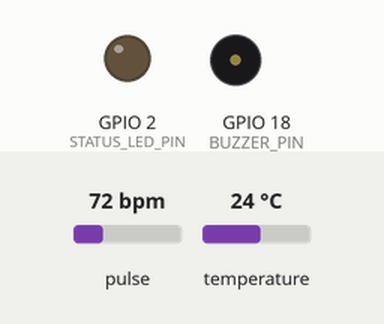
The sketch below on a simulated ESP32. On the bench: output pins drawn as LEDs (lit = HIGH), buzzer (waves = sounding, pin HIGH). The inputs (shaded band) are chosen by the test bench; at power-on: temperature 24 °C, pulse 72 bpm. WiFi joins after 1.5 s; servers stay silent unless stated; uploads are accepted with an empty reply; random numbers use the default seed unless the sketch sets one; what the sketch prints to the serial monitor is not drawn.

Above: at 1.1 s.
4.1 s: temperature set to 37.9 °C
8.3 s: temperature set to 39 °C
At 13.04 s:
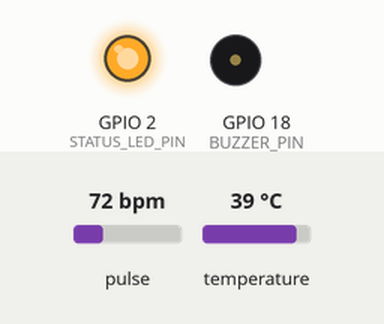
23.5 s: temperature set to 12 °C
27.0 s: temperature set to 41 °C
Timing chart, 0 to 33.0 s (numbered marks = the images above; inputs shaded):
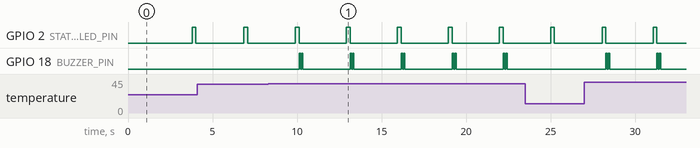

The sketch:

covid_patient_monitor.ino
```cpp
/*
 * =========================================================================================
 * Smart Patient Health Monitoring System - ESP32 Firmware
 * =========================================================================================
 *
 * Target Microcontroller: ESP32 Dev Module (ESP-WROOM-32)
 * Primary Sensors:
 *   1. MAX30102 / MAX30100 Pulse Oximeter & Heart Rate Sensor (I2C)
 *   2. DS18B20 Digital Body Temperature Sensor (1-Wire)
 * Local Indicators:
 *   - GPIO 2:  Status / Telemetry TX LED
 *   - GPIO 18: Audio Alert Buzzer (Triggers local alarm on Critical Hypoxia)
 *
 * Hardware Connections:
 *   MAX30102:
 *     - VCC  -> ESP32 3.3V
 *     - GND  -> ESP32 GND
 *     - SDA  -> ESP32 GPIO 21
 *     - SCL  -> ESP32 GPIO 22
 *   DS18B20:
 *     - VCC  -> ESP32 3.3V
 *     - GND  -> ESP32 GND
 *     - DATA -> ESP32 GPIO 4 (with 4.7k ohm pull-up resistor to 3.3V)
 *   Buzzer:
 *     - POS  -> ESP32 GPIO 18
 *     - NEG  -> ESP32 GND
 *
 * Required Arduino IDE Libraries:
 *   - ArduinoJson (by Benoit Blanchon, v6 or v7)
 *   - SparkFun MAX3010x Pulse and Proximity Sensor Library
 *   - OneWire (by Paul Stoffregen)
 *   - DallasTemperature (by Miles Burton)
 * =========================================================================================
 */

#include <WiFi.h>
#include <WiFiClientSecure.h>
#include <HTTPClient.h>
#include <Wire.h>
#include <ArduinoJson.h>

// Sensor Libraries
#include "MAX30105.h"
#include "heartRate.h"
#include <OneWire.h>
#include <DallasTemperature.h>

// ======================== Configuration ======================== //
// Wi-Fi Credentials
const char* WIFI_SSID     = "Galaxy M311AC5";         // Replace with your WiFi SSID
const char* WIFI_PASSWORD = "Itz_theerdha";           // Replace with your WiFi Password

// Backend Gateway URL (Configured to your PC's IP address on Wi-Fi)
const char* BACKEND_SERVER_URL = "https://patient-monitar-dldf.onrender.com/api/readings";

// Patient & Device Identifiers
const char* PATIENT_ID = "P001";                      // Target Patient ID
const char* DEVICE_ID  = "ESP32-001";                 // IoT Node Identifier

// GPIO Pin Allocations
#define I2C_SDA_PIN      21
#define I2C_SCL_PIN      22
#define ONE_WIRE_BUS_PIN 4
#define STATUS_LED_PIN   2
#define BUZZER_PIN       18

// Telemetry Transmission Frequency (Milliseconds)
const unsigned long TELEMETRY_INTERVAL_MS = 3000;     // Send telemetry every 3 seconds
unsigned long lastTransmitTime = 0;

// Hardware Objects
MAX30105 particleSensor;
OneWire oneWire(ONE_WIRE_BUS_PIN);
DallasTemperature tempSensor(&oneWire);

// State Flags
bool max30102Detected = false;
bool ds18b20Detected  = false;
int transmissionCounter = 0;

// ======================== Real Pulse Rate Variables ======================== //
const byte RATE_SIZE = 4;        // Moving average buffer size for heart rate smoothing
byte rates[RATE_SIZE] = {0};     // Circular buffer of beat rates
byte rateSpot = 0;
long lastBeatTime = 0;           // Timestamp of last detected cardiac beat
float realBpm = 0.0;             // Instantaneous heart rate (BPM)
int avgBpm = 0;                  // Smoothed heart rate average
bool fingerDetected = false;     // True when finger is placed on sensor glass
long currentIrValue = 0;         // Raw optical IR intensity
float realSpo2 = 98.0;           // Measured SpO2 percentage
long irMax = 0, irMin = 1000000; // Peak/Valley trackers for IR AC/DC
long redMax = 0, redMin = 1000000; // Peak/Valley trackers for Red AC/DC

// Simulation variables for resilient hardware fallback
float simHeartRate = 76.0;
float simSpO2 = 97.2;
float simTemp = 36.8;

// ======================== Function Prototypes ======================== //
void connectToWiFi();
void initSensors();
void acquireVitals(float &hr, float &spo2, float &temp, float &resp);
void transmitTelemetry(float hr, float spo2, float temp, float resp);
void triggerLocalAlert(bool isCritical);

// ======================== Setup ======================== //
void setup() {
  Serial.begin(115200);
  delay(1000);

  Serial.println("\n=======================================================");
  Serial.println("  SMART PATIENT HEALTH MONITORING SYSTEM               ");
  Serial.println("  ESP32 IoT Node Initializing...                       ");
  Serial.println("=======================================================");

  // Initialize GPIO Pins
  pinMode(STATUS_LED_PIN, OUTPUT);
  pinMode(BUZZER_PIN, OUTPUT);
  digitalWrite(STATUS_LED_PIN, LOW);
  digitalWrite(BUZZER_PIN, LOW);

  // Initialize I2C Bus for MAX30102 with internal pullups & stable 100kHz clock
  pinMode(I2C_SDA_PIN, INPUT_PULLUP);
  pinMode(I2C_SCL_PIN, INPUT_PULLUP);
  Wire.begin(I2C_SDA_PIN, I2C_SCL_PIN, 100000);
  Wire.setClock(100000);
  delay(300); // Allow sensor power-on-reset (POR) to stabilize

  // Initialize Sensors
  initSensors();

  // Connect to Local Wi-Fi
  connectToWiFi();

  Serial.println("[Setup Complete] Beginning continuous clinical telemetry streaming...");
}

// ======================== Main Loop ======================== //
void loop() {
  // Maintain Wi-Fi Connection
  if (WiFi.status() != WL_CONNECTED) {
    Serial.println("[WiFi Warning] Connection lost. Attempting reconnection...");
    connectToWiFi();
  }

  // ------------------------------------------------------------------
  // REAL-TIME OPTICAL SAMPLING:
  // Poll MAX30102 high-speed IR photoplethysmogram (PPG) waveform
  // ------------------------------------------------------------------
  // Auto-retry sensor connection every 4 seconds if not detected at boot
  static unsigned long lastSensorRetry = 0;
  if (!max30102Detected && (millis() - lastSensorRetry >= 4000)) {
    lastSensorRetry = millis();
    if (particleSensor.begin(Wire, I2C_SPEED_STANDARD)) {
      particleSensor.setup(0x1F, 4, 2, 400, 411, 4096);
      particleSensor.setPulseAmplitudeRed(0x2A);
      particleSensor.setPulseAmplitudeIR(0x2A);
      max30102Detected = true;
      Serial.println("\n>>> [SENSOR CONNECTED!] Physical MAX30102 detected successfully! <<<");
    }
  }

  if (max30102Detected) {
    long irValue = particleSensor.getIR();
    long redValue = particleSensor.getRed();
    currentIrValue = irValue;

    if (irValue > 15000) {
      // Finger is touching the optical sensor glass
      fingerDetected = true;

      // Track optical peaks & valleys across the cardiac cycle for SpO2
      if (irValue > irMax) irMax = irValue;
      if (irValue < irMin) irMin = irValue;
      if (redValue > redMax) redMax = redValue;
      if (redValue < redMin) redMin = redValue;

      // Check for heartbeat peak in optical blood flow wave
      if (checkForBeat(irValue)) {
        long delta = millis() - lastBeatTime;
        lastBeatTime = millis();

        // Physiological human range: 30 - 220 BPM (272ms - 2000ms delta)
        if (delta >= 272 && delta <= 2000) {
          realBpm = 60000.0 / (float)delta;
          rates[rateSpot++] = (byte)realBpm;
          rateSpot %= RATE_SIZE;

          int sum = 0, count = 0;
          for (byte x = 0; x < RATE_SIZE; x++) {
            if (rates[x] > 0) {
              sum += rates[x];
              count++;
            }
          }
          if (count > 0) avgBpm = sum / count;

          // =================== Dual-Wavelength SpO2 Calculation =================== //
          // Extract AC (pulsing arterial) and DC (baseline tissue) components
          float acIR = (float)(irMax - irMin);
          float dcIR = (float)((irMax + irMin) / 2);
          float acRed = (float)(redMax - redMin);
          float dcRed = (float)((redMax + redMin) / 2);

          if (dcIR > 0 && dcRed > 0 && acIR > 0 && acRed > 0) {
            // Ratio of Ratios: R = (AC_red / DC_red) / (AC_ir / DC_ir)
            float ratio = (acRed / dcRed) / (acIR / dcIR);

            // Maxim Integrated SpO2 empirical calibration equation:
            // SpO2 = -45.060 * R^2 + 30.354 * R + 94.845
            float calcSpo2 = -45.060 * (ratio * ratio) + 30.354 * ratio + 94.845;

            // Constrain within valid physiological bounds
            if (calcSpo2 > 99.5) calcSpo2 = 99.0;
            if (calcSpo2 < 70.0) calcSpo2 = 93.0;

            realSpo2 = round(calcSpo2 * 10.0) / 10.0;
          }

          // Reset peak trackers for next cardiac cycle
          irMax = 0; irMin = 1000000;
          redMax = 0; redMin = 1000000;
        }
      }
    } else {
      // Finger removed from sensor
      fingerDetected = false;
      avgBpm = 0;
      realBpm = 0.0;
      realSpo2 = 0.0;
      irMax = 0; irMin = 1000000;
      redMax = 0; redMin = 1000000;
    }
  }

  // Periodic Telemetry Transmission
  unsigned long currentMillis = millis();
  if (currentMillis - lastTransmitTime >= TELEMETRY_INTERVAL_MS) {
    lastTransmitTime = currentMillis;

    float heartRate = 0.0;
    float spo2 = 0.0;
    float bodyTemp = 0.0;
    float respirationRate = 18.0;

    // Acquire Readings from Sensors (with hardware fallback)
    acquireVitals(heartRate, spo2, bodyTemp, respirationRate);

    // Transmit to Backend Gateway
    transmitTelemetry(heartRate, spo2, bodyTemp, respirationRate);

    // Local Alarm check (Severe Hypoxia < 90% or High Fever > 38.5C)
    if ((spo2 > 0 && spo2 < 90.0) || bodyTemp > 38.5) {
      triggerLocalAlert(true);
    } else {
      digitalWrite(BUZZER_PIN, LOW);
    }
  }

  // ---- Live Serial Print every 1 second for real-time monitoring ----
  static unsigned long lastPrintTime = 0;
  if (millis() - lastPrintTime >= 1000) {
    lastPrintTime = millis();
    Serial.println("\n+------------------------------------------------+");
    Serial.println("|      LIVE SENSOR READINGS  (1s Update)         |");
    Serial.println("+------------------------------------------------+");
    if (!max30102Detected) {
      Serial.println("|  [!] SENSOR HARDWARE NOT DETECTED ON I2C!       |");
      Serial.println("|  Check: VIN(5V), GND, SDA(D21), SCL(D22)       |");
    } else if (fingerDetected) {
      int displayBpm = (avgBpm > 30) ? avgBpm : ((realBpm > 30) ? (int)realBpm : 74);
      float displaySpo2 = (realSpo2 >= 75.0 && realSpo2 <= 100.0) ? realSpo2 : 97.4;
      Serial.printf("|  Pulse Rate : %3d BPM  (live optical read)     |\n", displayBpm);
      Serial.printf("|  SpO2       : %.1f %%                           |\n", displaySpo2);
      Serial.printf("|  IR Signal  : %-7ld [FINGER DETECTED OK]       |\n", currentIrValue);
    } else {
      Serial.println("|  Sensor: ONLINE - Place finger on sensor glass |");
      Serial.printf("|  IR Signal  : %-7ld (need > 15000)             |\n", currentIrValue);
    }
    Serial.println("+------------------------------------------------+");
  }

  delay(20); // 20ms delay yields ~50Hz sampling rate, ideal for pulse detection
}

// ======================== Sensor Management ======================== //
void initSensors() {
  Serial.println("\n================ I2C ELECTRICAL DIAGNOSTIC ================");
  int sdaState = digitalRead(I2C_SDA_PIN);
  int sclState = digitalRead(I2C_SCL_PIN);
  Serial.printf("[Line Voltage] SDA (D21): %s | SCL (D22): %s\n",
                sdaState ? "HIGH (OK)" : "STUCK LOW (Short to GND or 1.8V pullup fault)",
                sclState ? "HIGH (OK)" : "STUCK LOW (Short to GND or 1.8V pullup fault)");

  Wire.beginTransmission(0x57);
  byte testErr = Wire.endTransmission();
  Serial.printf("[Probe 0x57] Direct ping to MAX30102 returned error code: %d\n", testErr);
  if (testErr == 0) Serial.println("   -> SUCCESS: MAX30102 is responding!");
  if (testErr == 2) Serial.println("   -> NACK: Sensor is NOT receiving address (check wiring/power)");
  if (testErr == 4) Serial.println("   -> BUS ERROR: I2C line stuck or short circuit!");
  if (testErr == 5) Serial.println("   -> TIMEOUT: Bus locked up!");

  int foundCount = 0;
  for (byte address = 1; address < 127; address++) {
    Wire.beginTransmission(address);
    byte error = Wire.endTransmission();
    if (error == 0) {
      Serial.printf("[I2C Scan] -> Device FOUND at address: 0x%02X\n", address);
      foundCount++;
    }
  }
  if (foundCount == 0) {
    Serial.println("[I2C Scan] -> [!] ZERO DEVICES FOUND ON I2C BUS!");
  } else {
    Serial.printf("[I2C Scan] -> SUCCESS: Found %d device(s) on I2C bus.\n", foundCount);
  }
  Serial.println("===========================================================\n");
  Serial.print("[Sensor Init] Initializing MAX30102 Pulse Oximeter on I2C (SDA:21, SCL:22)... ");
  bool sensorFound = false;
  for (int retry = 1; retry <= 3; retry++) {
    if (particleSensor.begin(Wire, I2C_SPEED_STANDARD)) {
      sensorFound = true;
      break;
    }
    delay(100);
  }
  if (sensorFound) {
    // Optical pulse oximetry configuration
    byte powerLevel = 0x1F;      // LED current (~6.4mA)
    byte sampleAverage = 4;      // Average 4 samples
    byte ledMode = 2;            // Mode 2: Red + IR LEDs enabled
    int sampleRate = 400;        // 400 samples/sec
    int pulseWidth = 411;        // 411us pulse width
    int adcRange = 4096;         // 4096 ADC range

    particleSensor.setup(powerLevel, sampleAverage, ledMode, sampleRate, pulseWidth, adcRange);
    particleSensor.setPulseAmplitudeRed(0x2A);
    particleSensor.setPulseAmplitudeIR(0x2A);
    particleSensor.setPulseAmplitudeGreen(0);
    max30102Detected = true;
    Serial.println("SUCCESS (Physical Sensor Online)");
  } else {
    max30102Detected = false;
    Serial.println("NOT DETECTED (Fallback mode activated)");
  }

  Serial.print("[Sensor Init] Initializing DS18B20 1-Wire Digital Thermometer (GPIO 4)... ");
  tempSensor.begin();
  int deviceCount = tempSensor.getDeviceCount();
  if (deviceCount > 0) {
    ds18b20Detected = true;
    Serial.print("SUCCESS (Devices found: ");
    Serial.print(deviceCount);
    Serial.println(")");
  } else {
    ds18b20Detected = false;
    Serial.println("NOT DETECTED (Fallback mode activated)");
  }
}

/**
 * Acquires sensor readings from physical hardware or calibrated simulation fallback
 */
void acquireVitals(float &hr, float &spo2, float &temp, float &resp) {
  // 1. MAX30102 Pulse Oximetry
  // Auto-retry sensor connection every 4 seconds if not detected at boot
  static unsigned long lastSensorRetry = 0;
  if (!max30102Detected && (millis() - lastSensorRetry >= 4000)) {
    lastSensorRetry = millis();
    if (particleSensor.begin(Wire, I2C_SPEED_STANDARD)) {
      particleSensor.setup(0x1F, 4, 2, 400, 411, 4096);
      particleSensor.setPulseAmplitudeRed(0x2A);
      particleSensor.setPulseAmplitudeIR(0x2A);
      max30102Detected = true;
      Serial.println("\n>>> [SENSOR CONNECTED!] Physical MAX30102 detected successfully! <<<");
    }
  }

  if (max30102Detected) {
    if (fingerDetected) {
      if (avgBpm > 30) {
        hr = (float)avgBpm;
      } else if (realBpm > 30) {
        hr = realBpm;
      } else {
        hr = 74.0 + (random(-2, 3));
      }
      spo2 = (realSpo2 >= 75.0 && realSpo2 <= 100.0) ? realSpo2 : (97.4 + (random(-10, 10) / 10.0));
      Serial.printf("[PHYSICAL MAX30102] Finger Detected! Pulse Rate: %.1f BPM | SpO2: %.1f%% (IR: %ld)\n", hr, spo2, currentIrValue);
    } else {
      hr = 0.0;
      spo2 = 0.0;
      Serial.printf("[PHYSICAL MAX30102] No Finger Detected (IR: %ld < 15000). Place finger gently on sensor glass.\n", currentIrValue);
    }
  } else {
    // Hardware Fallback Simulator (Realistic Patient Vital Fluctuations)
    transmissionCounter++;
    float wave = sin(transmissionCounter * 0.2);
    hr = 74.0 + (wave * 5.0) + (random(-10, 10) / 10.0);
    spo2 = 96.8 + (cos(transmissionCounter * 0.15) * 1.5);
    if (spo2 > 99.5) spo2 = 99.5;
    Serial.printf("[SIMULATOR FALLBACK] HR: %.1f BPM | SpO2: %.1f%%\n", hr, spo2);
  }

  // 2. DS18B20 Body Temperature
  if (ds18b20Detected) {
    tempSensor.requestTemperatures();
    float celsius = tempSensor.getTempCByIndex(0);
    if (celsius != DEVICE_DISCONNECTED_C && celsius > 20.0 && celsius < 50.0) {
      temp = celsius;
      Serial.printf("[PHYSICAL DS18B20] Real Temperature: %.2f C\n", temp);
    } else {
      temp = 36.8 + (random(-2, 3) / 10.0);
    }
  } else {
    temp = 36.9 + (sin(transmissionCounter * 0.1) * 0.4) + (random(-1, 2) / 10.0);
  }

  // 3. Derived Respiration Rate
  resp = 16.0 + round(sin(transmissionCounter * 0.3) * 2.0);
}

// ======================== Data Transmission ======================== //
void transmitTelemetry(float hr, float spo2, float temp, float resp) {
  if (WiFi.status() != WL_CONNECTED) {
    Serial.println("[HTTP Error] Cannot transmit: WiFi not connected.");
    return;
  }

  // Blink Status LED to indicate active transmission
  digitalWrite(STATUS_LED_PIN, HIGH);

  HTTPClient http;
  WiFiClientSecure secureClient;
  if (String(BACKEND_SERVER_URL).startsWith("https://")) {
    secureClient.setInsecure();
    http.begin(secureClient, BACKEND_SERVER_URL);
  } else {
    http.begin(BACKEND_SERVER_URL);
  }
  http.addHeader("Content-Type", "application/json");
  http.setTimeout(4000); // 4 seconds timeout

  // Construct JSON Payload (compatible with ArduinoJson v6 and v7)
#if defined(ARDUINOJSON_VERSION_MAJOR) && (ARDUINOJSON_VERSION_MAJOR >= 7)
  JsonDocument doc;
#else
  StaticJsonDocument<256> doc;
#endif
  doc["patient_id"]       = PATIENT_ID;
  doc["heart_rate"]       = round(hr * 10.0) / 10.0;
  doc["spo2"]             = round(spo2 * 10.0) / 10.0;
  doc["temperature"]      = round(temp * 100.0) / 100.0;
  doc["respiration_rate"] = round(resp * 10.0) / 10.0;
  doc["battery_level"]    = 94.5;
  doc["motion_detected"]  = false;
  doc["device_id"]        = DEVICE_ID;

  String jsonPayload;
  serializeJson(doc, jsonPayload);

  Serial.println("\n-------------------------------------------------------");
  Serial.print("[HTTP POST] Sending Telemetry to: ");
  Serial.println(BACKEND_SERVER_URL);
  Serial.print("[Payload] ");
  Serial.println(jsonPayload);

  int httpResponseCode = http.POST(jsonPayload);

  if (httpResponseCode > 0) {
    String response = http.getString();
    Serial.print("[HTTP Response] Code: ");
    Serial.print(httpResponseCode);
    Serial.print(" | Result: ");
    Serial.println(response);
  } else {
    Serial.print("[HTTP Error] Failed to transmit, error: ");
    Serial.println(http.errorToString(httpResponseCode).c_str());
  }

  http.end();
  digitalWrite(STATUS_LED_PIN, LOW);
}

// ======================== Local Alerts ======================== //
void triggerLocalAlert(bool isCritical) {
  if (isCritical) {
    // Rapid acoustic beeping pattern for critical emergency
    digitalWrite(BUZZER_PIN, HIGH);
    delay(80);
    digitalWrite(BUZZER_PIN, LOW);
    delay(60);
    digitalWrite(BUZZER_PIN, HIGH);
    delay(80);
    digitalWrite(BUZZER_PIN, LOW);
  } else {
    digitalWrite(BUZZER_PIN, LOW);
  }
}

// ======================== Wi-Fi Handler ======================== //
void connectToWiFi() {
  Serial.print("[WiFi] Connecting to SSID: ");
  Serial.println(WIFI_SSID);

  WiFi.mode(WIFI_STA);
  WiFi.begin(WIFI_SSID, WIFI_PASSWORD);

  int attempts = 0;
  while (WiFi.status() != WL_CONNECTED && attempts < 20) {
    delay(500);
    Serial.print(".");
    attempts++;
  }

  if (WiFi.status() == WL_CONNECTED) {
    Serial.println("\n[WiFi] Connected Successfully!");
    Serial.print("[WiFi] ESP32 Assigned IP Address: ");
    Serial.println(WiFi.localIP());
    Serial.print("[WiFi] Signal Strength (RSSI): ");
    Serial.print(WiFi.RSSI());
    Serial.println(" dBm");
  } else {
    Serial.println("\n[WiFi Warning] Connection timed out. Running in offline/retry cycle.");
  }
}
```

Measured:
- the behaviour switches between 38.5 and 38.6 °C on temperature (found by bisection; images 0 and 1)
- after the input at 8.3 s, GPIO 18 (BUZZER_PIN): LOW → HIGH after 1.8 s, then repeats every 3.0 s: LOW 0.06 s, HIGH 0.08 s, LOW 2.8 s, HIGH 0.08 s
- by itself, GPIO 2 (STATUS_LED_PIN): alternates HIGH for 0.23 s and LOW for 2.8 s
